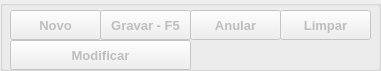
  <widget class="QGroupBox" name="groupnormal">
   <property name="geometry">
    <rect>
     <x>20</x>
     <y>590</y>
     <width>381</width>
     <height>71</height>
    </rect>
   </property>
   <property name="title">
    <string/>
   </property>
   <widget class="QPushButton" name="btnlimpiar">
    <property name="enabled">
     <bool>false</bool>
    </property>
    <property name="geometry">
     <rect>
      <x>280</x>
      <y>10</y>
      <width>91</width>
      <height>30</height>
     </rect>
    </property>
    <property name="font">
     <font>
      <pointsize>10</pointsize>
      <weight>75</weight>
      <bold>true</bold>
     </font>
    </property>
    <property name="text">
     <string>Limpar</string>
    </property>
   </widget>
   <widget class="QPushButton" name="btngrabar">
    <property name="enabled">
     <bool>false</bool>
    </property>
    <property name="geometry">
     <rect>
      <x>100</x>
      <y>10</y>
      <width>91</width>
      <height>30</height>
     </rect>
    </property>
    <property name="font">
     <font>
      <pointsize>10</pointsize>
      <weight>75</weight>
      <bold>true</bold>
     </font>
    </property>
    <property name="text">
     <string>Gravar - F5</string>
    </property>
   </widget>
   <widget class="QPushButton" name="btnnovo">
    <property name="enabled">
     <bool>false</bool>
    </property>
    <property name="geometry">
     <rect>
      <x>10</x>
      <y>10</y>
      <width>91</width>
      <height>30</height>
     </rect>
    </property>
    <property name="font">
     <font>
      <pointsize>10</pointsize>
      <weight>75</weight>
      <bold>true</bold>
     </font>
    </property>
    <property name="text">
     <string>Novo</string>
    </property>
   </widget>
   <widget class="QPushButton" name="btnmodificar">
    <property name="enabled">
     <bool>false</bool>
    </property>
    <property name="geometry">
     <rect>
      <x>10</x>
      <y>40</y>
      <width>181</width>
      <height>30</height>
     </rect>
    </property>
    <property name="font">
     <font>
      <pointsize>10</pointsize>
      <weight>75</weight>
      <bold>true</bold>
     </font>
    </property>
    <property name="text">
     <string>Modificar</string>
    </property>
   </widget>
   <widget class="QPushButton" name="btnanular">
    <property name="enabled">
     <bool>false</bool>
    </property>
    <property name="geometry">
     <rect>
      <x>190</x>
      <y>10</y>
      <width>91</width>
      <height>30</height>
     </rect>
    </property>
    <property name="font">
     <font>
      <pointsize>10</pointsize>
      <weight>75</weight>
      <bold>true</bold>
     </font>
    </property>
    <property name="text">
     <string>Anular</string>
    </property>
   </widget>
  </widget>
